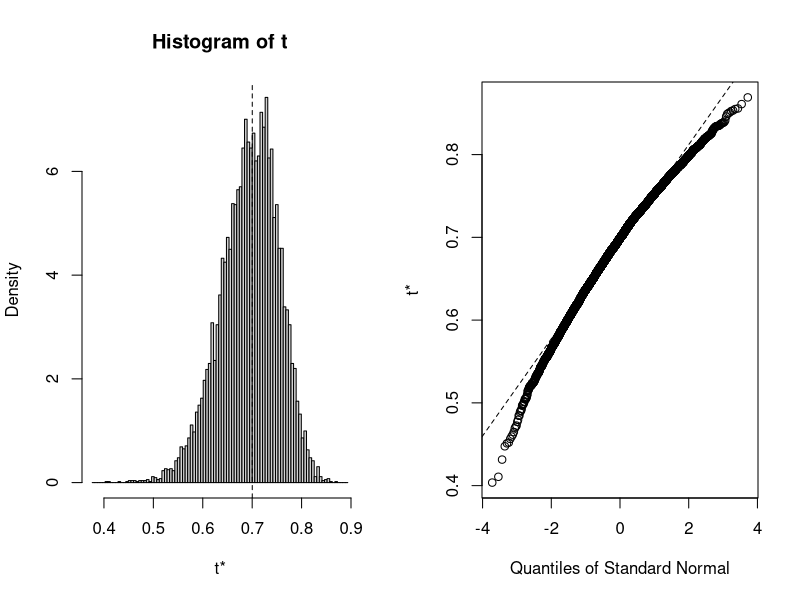
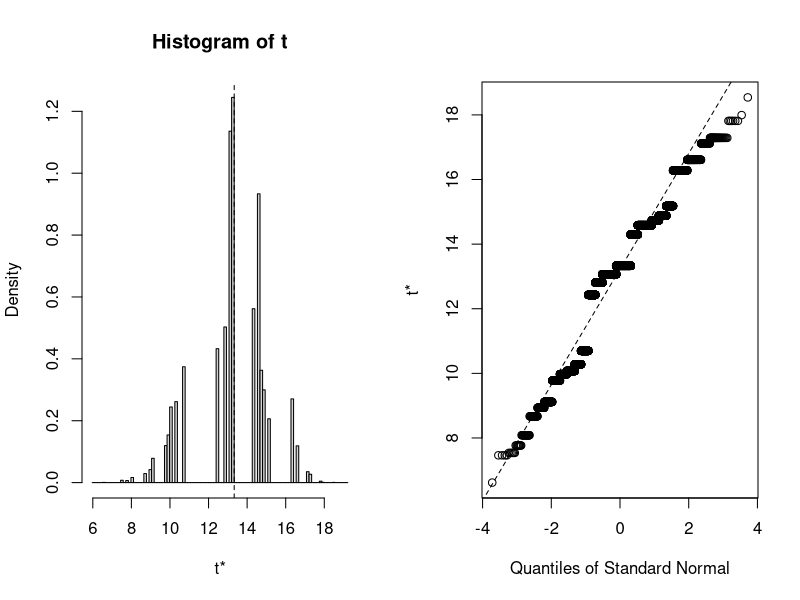
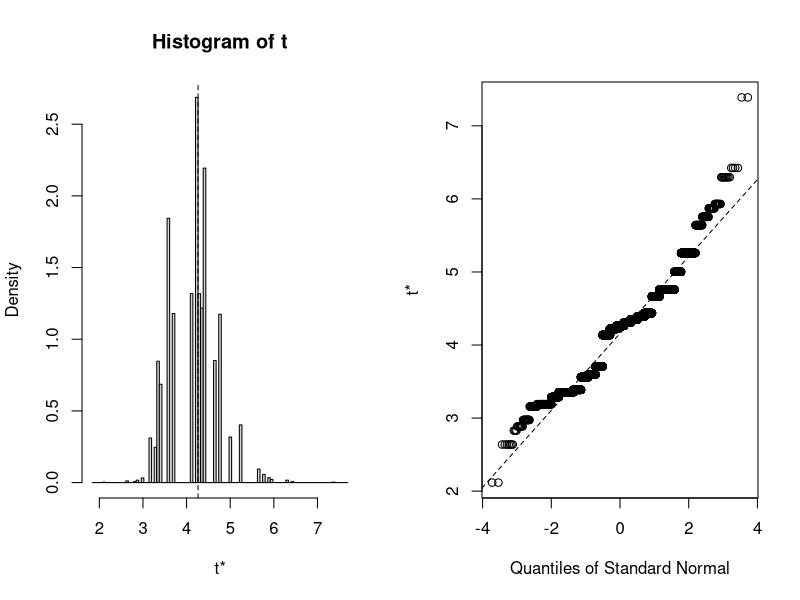
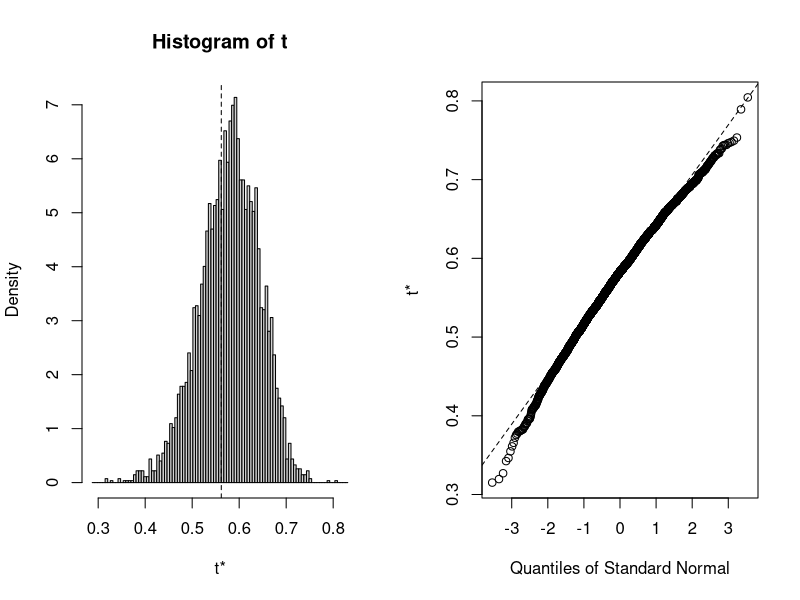

R code for these plots, in order:
## ---- chunk 1
knitr::opts_chunk$set(echo = TRUE)
## ---- chunk 2
n <- 1000

B0 <- 1
B1 <- 0.8
B2 <- -1
B3 <- 0.3

set.seed(123)
X1 <- rnorm(n, mean = 20, sd = sqrt(5))
X2 <- sample(c(0, 1), size = n, replace = TRUE)
Z <- rnorm(n, mean = 0, sd = sqrt(0.5))

Y_sim <- B0 + B1 * X1 + B2 * X2 + B3 * X1 * X2 + Z

simulated_df <- data.frame(Y = Y_sim, X1 = X1, X2 = X2)
## ---- chunk 3
set.seed(123)
train_idx <- sample(1:nrow(simulated_df), nrow(simulated_df) * .8)

train_df <- simulated_df[train_idx, ]
test_df <- simulated_df[-train_idx, ]

# fit model on training
fit1 <- lm(Y ~ X1 + X2, data = train_df)
fit2 <- lm(Y ~ X1 + X2 + X1 * X2, data = train_df)

# predict on test
preds1 <- predict(fit1, newdata = test_df)
preds2 <- predict(fit2, newdata = test_df)
# calculate MSE
MSE_holdout1 <- mean((test_df$Y - preds1) ^ 2)
MSE_holdout2 <- mean((test_df$Y - preds2) ^ 2)
## ---- chunk 4
### 10-fold CV
K <- 10
set.seed(123)
# shuffle
idx <- sample(1:n, n)
kfold_df <- simulated_df[idx, ]
kfold_df <- cbind(kfold_df, fold = rep(1:K, each = 1000 / K))

all_MSE_kfold1 <- all_MSE_kfold2 <- c()
for (i in 1:K) {
    train_df <- kfold_df[kfold_df$fold != i, ]
    test_df <- kfold_df[kfold_df$fold == i, ]
    
    # fit model on training
    fit1 <- lm(Y ~ X1 + X2, data = train_df)
    fit2 <- lm(Y ~ X1 + X2 + X1 * X2, data = train_df)
    
    # predict on test
    preds1 <- predict(fit1, newdata = test_df)
    preds2 <- predict(fit2, newdata = test_df)
    # calculate MSE
    MSE1 <- mean((test_df$Y - preds1)^2)
    MSE2 <- mean((test_df$Y - preds2)^2)
    all_MSE_kfold1 <- c(all_MSE_kfold1, MSE1)
    all_MSE_kfold2 <- c(all_MSE_kfold2, MSE2)
}
MSE_kfold1 <- mean(all_MSE_kfold1)
MSE_kfold2 <- mean(all_MSE_kfold2)
## ---- chunk 5
### =1000-fold CV
K <- nrow(simulated_df)
set.seed(123)
# shuffle
idx <- sample(1:n, n)
LOO_df <- simulated_df[idx, ]
LOO_df <- cbind(LOO_df, fold = rep(1:K, each = 1000 / K))

all_MSE_LOO1 <- all_MSE_LOO2 <- c()
for (i in 1:K) {
    train_df <- LOO_df[LOO_df$fold != i, ]
    test_df <- LOO_df[LOO_df$fold == i, ]
    
    # fit model on training
    fit1 <- lm(Y ~ X1 + X2, data = train_df)
    fit2 <- lm(Y ~ X1 + X2 + X1 * X2, data = train_df)
    
    # predict on test
    preds1 <- predict(fit1, newdata = test_df)
    preds2 <- predict(fit2, newdata = test_df)
    # calculate MSE
    MSE1 <- mean((test_df$Y - preds1) ^ 2)
    MSE2 <- mean((test_df$Y - preds2) ^ 2)
    all_MSE_LOO1 <- c(all_MSE_LOO1, MSE1)
    all_MSE_LOO2 <- c(all_MSE_LOO2, MSE2)
}
MSE_LOO1 <- mean(all_MSE_LOO1)
MSE_LOO2 <- mean(all_MSE_LOO2)
## ---- chunk 6
# Model 1
MSE_holdout1; MSE_kfold1; MSE_LOO1
# Model 2
MSE_holdout2; MSE_kfold2; MSE_LOO2
## ---- chunk 7
### Bootstrap estimate of correlation betwen PSA and vol, median PSA, median vol
prca_df <- read.csv("../data/prostate_cancer.csv")

library(boot)

boot_func <- function(data, indices, cor.type = "spearman"){
  dt <- data[indices,]
  res <- c(cor(dt[, 1], dt[,2], method=cor.type),
           median(dt[,1]),
           median(dt[,2]))
  return(res)
}

bs_res <- boot(prca_df, boot_func, R = 10000)
bs_res

# bootstrap realizations
head(bs_res$t)
# bias
colMeans(bs_res$t)
colMeans(bs_res$t) - bs_res$t0
# SE
apply(bs_res$t, 2, sd)

## distribution of realizations
plot(bs_res, index = 1)
plot(bs_res, index = 2)
plot(bs_res, index = 3)

?boot.ci
boot.ci(bs_res, index = 1, type = "basic")
## ---- chunk 8
### Bootstrap estimate of adjusted R squared for the multiple regression model from week 11
prca_df$PSA <- log(prca_df$PSA)

prca_df$Gleason <- as.factor(prca_df$Gleason)
prca_df$invasion <- as.factor(prca_df$invasion)

boot_func2 <- function(data, indices, cor.type = "spearman"){
    dt <- data[indices,]
    tmp <- lm(dt[, 1] ~ dt[, 2] + dt[, 5] + dt[, 6] + dt[, 8])
    tmp <- summary(tmp)
    res <- tmp$adj.r.squared
    return(res)
}

bs_res <- boot(prca_df, boot_func2, R = 5000)
bs_res

## distribution of realizations
plot(bs_res)

boot.ci(bs_res, index = 1)
